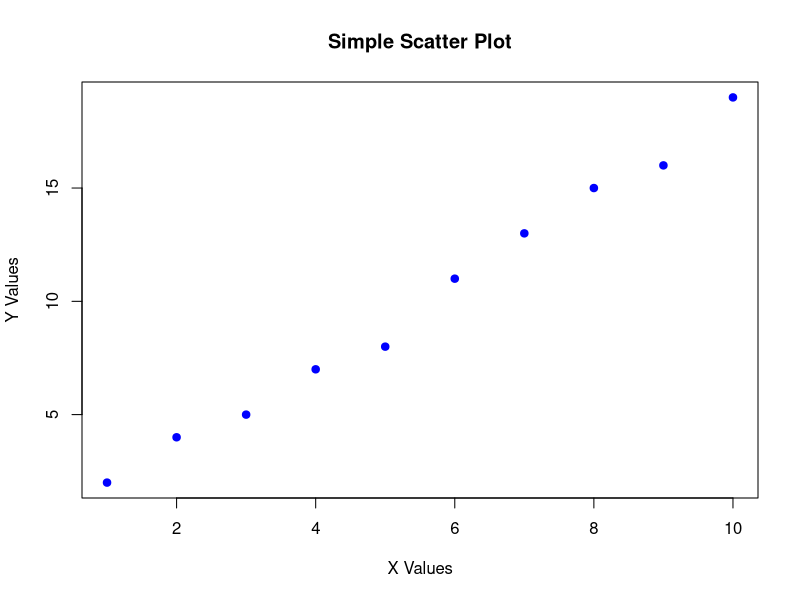

Recreate this plot in R.
# 1. Create a simple dataset (Numbers 1 through 10)
x <- 1:10
y <- c(2, 4, 5, 7, 8, 11, 13, 15, 16, 19)

# 2. Calculate some basic statistics
mean_y <- mean(y)
cor_xy <- cor(x, y)

# Print the results to the console
cat("The average of y is:", mean_y, "\n")
cat("The correlation between x and y is:", cor_xy, "\n")

# 3. Create a quick scatter plot with a trend line
plot(x, y, 
     main = "Simple Scatter Plot", 
     xlab = "X Values", 
     ylab = "Y Values", 
     pch = 19,         # Use solid circles for points
     col = "blue")     # Make the points blue
#Hi there
